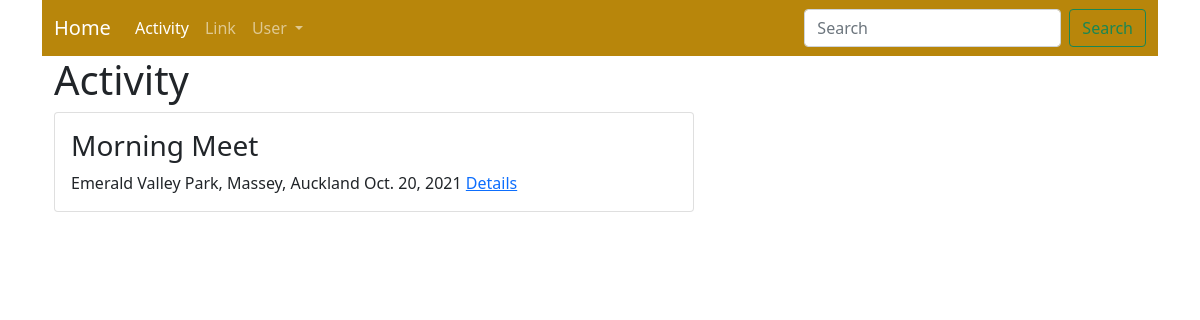
The page /activity on the database its author committed.
### blog/models.py (models this page shows, shortened)
class Activity(models.Model):
    name = models.CharField(max_length=200)
    date = models.DateField()
    description = models.TextField()
    location = models.TextField()
    owner = models.ForeignKey(User, on_delete=models.CASCADE)

### blog/views.py (the view)
# urls.py: path('activity', ActivityPage.as_view(), name='activity'),
class ActivityPage(ListView):
    model = Activity
    template_name = "activity/activity_page.html"

### blog/templates/activity/activity_page.html (shortened to what this page needs)
{% extends 'base.html' %}
{% block content %}
    <h1>Activity</h1>
    {% for activity in object_list %}
        <div class="card" style="width: 40rem;margin-bottom: 1rem;">
            <div class="card-body">
                <h3>{{ activity.name }}</h3>
                {{ activity.location }} {{ activity.date }}
                <a href="{% url 'activity-detail' activity.pk%}">Details</a>
            </div>
        </div>
    {% endfor %}
{% endblock %}

### rows shown on the page
Activity: name "Morning Meet", location "Emerald Valley Park, Massey, Auckland", date "Oct. 20, 2021"
